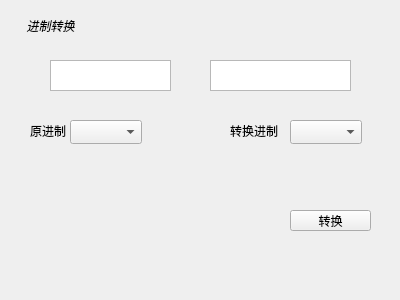
<?xml version="1.0" encoding="UTF-8"?>
<ui version="4.0">
 <class>Form</class>
 <widget class="QWidget" name="Form">
  <property name="geometry">
   <rect>
    <x>0</x>
    <y>0</y>
    <width>400</width>
    <height>300</height>
   </rect>
  </property>
  <property name="windowTitle">
   <string>Form</string>
  </property>
  <widget class="QLabel" name="label_3">
   <property name="geometry">
    <rect>
     <x>10</x>
     <y>10</y>
     <width>81</width>
     <height>31</height>
    </rect>
   </property>
   <property name="font">
    <font>
     <italic>true</italic>
     <underline>false</underline>
    </font>
   </property>
   <property name="text">
    <string>进制转换</string>
   </property>
   <property name="alignment">
    <set>Qt::AlignCenter</set>
   </property>
  </widget>
  <widget class="QComboBox" name="comboBox">
   <property name="geometry">
    <rect>
     <x>70</x>
     <y>120</y>
     <width>72</width>
     <height>24</height>
    </rect>
   </property>
  </widget>
  <widget class="QLabel" name="label">
   <property name="geometry">
    <rect>
     <x>30</x>
     <y>120</y>
     <width>51</width>
     <height>21</height>
    </rect>
   </property>
   <property name="text">
    <string>原进制</string>
   </property>
  </widget>
  <widget class="QPlainTextEdit" name="shuru">
   <property name="geometry">
    <rect>
     <x>50</x>
     <y>60</y>
     <width>121</width>
     <height>31</height>
    </rect>
   </property>
   <property name="plainText">
    <string/>
   </property>
  </widget>
  <widget class="QPlainTextEdit" name="shuchu">
   <property name="geometry">
    <rect>
     <x>210</x>
     <y>60</y>
     <width>141</width>
     <height>31</height>
    </rect>
   </property>
  </widget>
  <widget class="QComboBox" name="comboBox_2">
   <property name="geometry">
    <rect>
     <x>290</x>
     <y>120</y>
     <width>72</width>
     <height>24</height>
    </rect>
   </property>
  </widget>
  <widget class="QToolButton" name="toolButton">
   <property name="geometry">
    <rect>
     <x>290</x>
     <y>210</y>
     <width>81</width>
     <height>21</height>
    </rect>
   </property>
   <property name="text">
    <string>转换</string>
   </property>
  </widget>
  <widget class="QLabel" name="label_2">
   <property name="geometry">
    <rect>
     <x>230</x>
     <y>120</y>
     <width>51</width>
     <height>21</height>
    </rect>
   </property>
   <property name="text">
    <string>转换进制</string>
   </property>
  </widget>
 </widget>
 <resources/>
 <connections/>
</ui>
